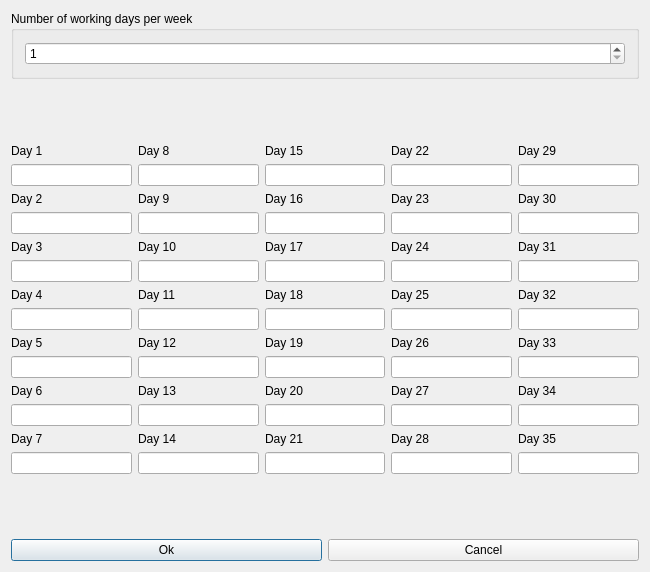
<?xml version="1.0" encoding="UTF-8"?>
<ui version="4.0">
 <class>DaysForm_template</class>
 <widget class="QDialog" name="DaysForm_template">
  <property name="geometry">
   <rect>
    <x>0</x>
    <y>0</y>
    <width>650</width>
    <height>572</height>
   </rect>
  </property>
  <property name="windowTitle">
   <string extracomment="The title of the dialog to set the days of the week">The days of the week</string>
  </property>
  <layout class="QGridLayout" name="gridLayout_2">
   <item row="0" column="0">
    <widget class="QGroupBox" name="numberGroupBox">
     <property name="title">
      <string>Number of working days per week</string>
     </property>
     <layout class="QGridLayout" name="gridLayout">
      <item row="0" column="0">
       <widget class="QSpinBox" name="daysSpinBox">
        <property name="minimum">
         <number>1</number>
        </property>
        <property name="maximum">
         <number>100</number>
        </property>
       </widget>
      </item>
     </layout>
    </widget>
   </item>
   <item row="1" column="0">
    <spacer name="spacer4">
     <property name="orientation">
      <enum>Qt::Vertical</enum>
     </property>
     <property name="sizeType">
      <enum>QSizePolicy::Expanding</enum>
     </property>
     <property name="sizeHint" stdset="0">
      <size>
       <width>20</width>
       <height>31</height>
      </size>
     </property>
    </spacer>
   </item>
   <item row="2" column="0">
    <layout class="QHBoxLayout" name="horizontalLayout">
     <item>
      <layout class="QVBoxLayout">
       <item>
        <widget class="QLabel" name="day1TextLabel">
         <property name="text">
          <string>Day 1</string>
         </property>
         <property name="wordWrap">
          <bool>false</bool>
         </property>
        </widget>
       </item>
       <item>
        <widget class="QLineEdit" name="day1LineEdit"/>
       </item>
       <item>
        <widget class="QLabel" name="day2TextLabel">
         <property name="text">
          <string>Day 2</string>
         </property>
         <property name="wordWrap">
          <bool>false</bool>
         </property>
        </widget>
       </item>
       <item>
        <widget class="QLineEdit" name="day2LineEdit"/>
       </item>
       <item>
        <widget class="QLabel" name="day3TextLabel">
         <property name="text">
          <string>Day 3</string>
         </property>
         <property name="wordWrap">
          <bool>false</bool>
         </property>
        </widget>
       </item>
       <item>
        <widget class="QLineEdit" name="day3LineEdit"/>
       </item>
       <item>
        <widget class="QLabel" name="day4TextLabel">
         <property name="text">
          <string>Day 4</string>
         </property>
         <property name="wordWrap">
          <bool>false</bool>
         </property>
        </widget>
       </item>
       <item>
        <widget class="QLineEdit" name="day4LineEdit"/>
       </item>
       <item>
        <widget class="QLabel" name="day5TextLabel">
         <property name="text">
          <string>Day 5</string>
         </property>
         <property name="wordWrap">
          <bool>false</bool>
         </property>
        </widget>
       </item>
       <item>
        <widget class="QLineEdit" name="day5LineEdit"/>
       </item>
       <item>
        <widget class="QLabel" name="day6TextLabel">
         <property name="text">
          <string>Day 6</string>
         </property>
         <property name="wordWrap">
          <bool>false</bool>
         </property>
        </widget>
       </item>
       <item>
        <widget class="QLineEdit" name="day6LineEdit"/>
       </item>
       <item>
        <widget class="QLabel" name="day7TextLabel">
         <property name="text">
          <string>Day 7</string>
         </property>
         <property name="wordWrap">
          <bool>false</bool>
         </property>
        </widget>
       </item>
       <item>
        <widget class="QLineEdit" name="day7LineEdit"/>
       </item>
      </layout>
     </item>
     <item>
      <layout class="QVBoxLayout">
       <item>
        <widget class="QLabel" name="day8TextLabel">
         <property name="text">
          <string>Day 8</string>
         </property>
         <property name="wordWrap">
          <bool>false</bool>
         </property>
        </widget>
       </item>
       <item>
        <widget class="QLineEdit" name="day8LineEdit"/>
       </item>
       <item>
        <widget class="QLabel" name="day9TextLabel">
         <property name="text">
          <string>Day 9</string>
         </property>
         <property name="wordWrap">
          <bool>false</bool>
         </property>
        </widget>
       </item>
       <item>
        <widget class="QLineEdit" name="day9LineEdit"/>
       </item>
       <item>
        <widget class="QLabel" name="day10TextLabel">
         <property name="text">
          <string>Day 10</string>
         </property>
         <property name="wordWrap">
          <bool>false</bool>
         </property>
        </widget>
       </item>
       <item>
        <widget class="QLineEdit" name="day10LineEdit"/>
       </item>
       <item>
        <widget class="QLabel" name="day11TextLabel">
         <property name="text">
          <string>Day 11</string>
         </property>
         <property name="wordWrap">
          <bool>false</bool>
         </property>
        </widget>
       </item>
       <item>
        <widget class="QLineEdit" name="day11LineEdit"/>
       </item>
       <item>
        <widget class="QLabel" name="day12TextLabel">
         <property name="text">
          <string>Day 12</string>
         </property>
         <property name="wordWrap">
          <bool>false</bool>
         </property>
        </widget>
       </item>
       <item>
        <widget class="QLineEdit" name="day12LineEdit"/>
       </item>
       <item>
        <widget class="QLabel" name="day13TextLabel">
         <property name="text">
          <string>Day 13</string>
         </property>
         <property name="wordWrap">
          <bool>false</bool>
         </property>
        </widget>
       </item>
       <item>
        <widget class="QLineEdit" name="day13LineEdit"/>
       </item>
       <item>
        <widget class="QLabel" name="day14TextLabel">
         <property name="text">
          <string>Day 14</string>
         </property>
         <property name="wordWrap">
          <bool>false</bool>
         </property>
        </widget>
       </item>
       <item>
        <widget class="QLineEdit" name="day14LineEdit"/>
       </item>
      </layout>
     </item>
     <item>
      <layout class="QVBoxLayout">
       <item>
        <widget class="QLabel" name="day15TextLabel">
         <property name="text">
          <string>Day 15</string>
         </property>
         <property name="wordWrap">
          <bool>false</bool>
         </property>
        </widget>
       </item>
       <item>
        <widget class="QLineEdit" name="day15LineEdit"/>
       </item>
       <item>
        <widget class="QLabel" name="day16TextLabel">
         <property name="text">
          <string>Day 16</string>
         </property>
         <property name="wordWrap">
          <bool>false</bool>
         </property>
        </widget>
       </item>
       <item>
        <widget class="QLineEdit" name="day16LineEdit"/>
       </item>
       <item>
        <widget class="QLabel" name="day17TextLabel">
         <property name="text">
          <string>Day 17</string>
         </property>
         <property name="wordWrap">
          <bool>false</bool>
         </property>
        </widget>
       </item>
       <item>
        <widget class="QLineEdit" name="day17LineEdit"/>
       </item>
       <item>
        <widget class="QLabel" name="day18TextLabel">
         <property name="text">
          <string>Day 18</string>
         </property>
         <property name="wordWrap">
          <bool>false</bool>
         </property>
        </widget>
       </item>
       <item>
        <widget class="QLineEdit" name="day18LineEdit"/>
       </item>
       <item>
        <widget class="QLabel" name="day19TextLabel">
         <property name="text">
          <string>Day 19</string>
         </property>
         <property name="wordWrap">
          <bool>false</bool>
         </property>
        </widget>
       </item>
       <item>
        <widget class="QLineEdit" name="day19LineEdit"/>
       </item>
       <item>
        <widget class="QLabel" name="day20TextLabel">
         <property name="text">
          <string>Day 20</string>
         </property>
         <property name="wordWrap">
          <bool>false</bool>
         </property>
        </widget>
       </item>
       <item>
        <widget class="QLineEdit" name="day20LineEdit"/>
       </item>
       <item>
        <widget class="QLabel" name="day21TextLabel">
         <property name="text">
          <string>Day 21</string>
         </property>
         <property name="wordWrap">
          <bool>false</bool>
         </property>
        </widget>
       </item>
       <item>
        <widget class="QLineEdit" name="day21LineEdit"/>
       </item>
      </layout>
     </item>
     <item>
      <layout class="QVBoxLayout">
       <item>
        <widget class="QLabel" name="day22TextLabel">
         <property name="text">
          <string>Day 22</string>
         </property>
         <property name="wordWrap">
          <bool>false</bool>
         </property>
        </widget>
       </item>
       <item>
        <widget class="QLineEdit" name="day22LineEdit"/>
       </item>
       <item>
        <widget class="QLabel" name="day23TextLabel">
         <property name="text">
          <string>Day 23</string>
         </property>
         <property name="wordWrap">
          <bool>false</bool>
         </property>
        </widget>
       </item>
       <item>
        <widget class="QLineEdit" name="day23LineEdit"/>
       </item>
       <item>
        <widget class="QLabel" name="day24TextLabel">
         <property name="text">
          <string>Day 24</string>
         </property>
         <property name="wordWrap">
          <bool>false</bool>
         </property>
        </widget>
       </item>
       <item>
        <widget class="QLineEdit" name="day24LineEdit"/>
       </item>
       <item>
        <widget class="QLabel" name="day25TextLabel">
         <property name="text">
          <string>Day 25</string>
         </property>
         <property name="wordWrap">
          <bool>false</bool>
         </property>
        </widget>
       </item>
       <item>
        <widget class="QLineEdit" name="day25LineEdit"/>
       </item>
       <item>
        <widget class="QLabel" name="day26TextLabel">
         <property name="text">
          <string>Day 26</string>
         </property>
         <property name="wordWrap">
          <bool>false</bool>
         </property>
        </widget>
       </item>
       <item>
        <widget class="QLineEdit" name="day26LineEdit"/>
       </item>
       <item>
        <widget class="QLabel" name="day27TextLabel">
         <property name="text">
          <string>Day 27</string>
         </property>
         <property name="wordWrap">
          <bool>false</bool>
         </property>
        </widget>
       </item>
       <item>
        <widget class="QLineEdit" name="day27LineEdit"/>
       </item>
       <item>
        <widget class="QLabel" name="day28TextLabel">
         <property name="text">
          <string>Day 28</string>
         </property>
         <property name="wordWrap">
          <bool>false</bool>
         </property>
        </widget>
       </item>
       <item>
        <widget class="QLineEdit" name="day28LineEdit"/>
       </item>
      </layout>
     </item>
     <item>
      <layout class="QVBoxLayout" name="_2">
       <item>
        <widget class="QLabel" name="day29TextLabel">
         <property name="text">
          <string>Day 29</string>
         </property>
         <property name="wordWrap">
          <bool>false</bool>
         </property>
        </widget>
       </item>
       <item>
        <widget class="QLineEdit" name="day29LineEdit"/>
       </item>
       <item>
        <widget class="QLabel" name="day30TextLabel">
         <property name="text">
          <string>Day 30</string>
         </property>
         <property name="wordWrap">
          <bool>false</bool>
         </property>
        </widget>
       </item>
       <item>
        <widget class="QLineEdit" name="day30LineEdit"/>
       </item>
       <item>
        <widget class="QLabel" name="day31TextLabel">
         <property name="text">
          <string>Day 31</string>
         </property>
         <property name="wordWrap">
          <bool>false</bool>
         </property>
        </widget>
       </item>
       <item>
        <widget class="QLineEdit" name="day31LineEdit"/>
       </item>
       <item>
        <widget class="QLabel" name="day32TextLabel">
         <property name="text">
          <string>Day 32</string>
         </property>
         <property name="wordWrap">
          <bool>false</bool>
         </property>
        </widget>
       </item>
       <item>
        <widget class="QLineEdit" name="day32LineEdit"/>
       </item>
       <item>
        <widget class="QLabel" name="day33TextLabel">
         <property name="text">
          <string>Day 33</string>
         </property>
         <property name="wordWrap">
          <bool>false</bool>
         </property>
        </widget>
       </item>
       <item>
        <widget class="QLineEdit" name="day33LineEdit"/>
       </item>
       <item>
        <widget class="QLabel" name="day34TextLabel">
         <property name="text">
          <string>Day 34</string>
         </property>
         <property name="wordWrap">
          <bool>false</bool>
         </property>
        </widget>
       </item>
       <item>
        <widget class="QLineEdit" name="day34LineEdit"/>
       </item>
       <item>
        <widget class="QLabel" name="day35TextLabel">
         <property name="text">
          <string>Day 35</string>
         </property>
         <property name="wordWrap">
          <bool>false</bool>
         </property>
        </widget>
       </item>
       <item>
        <widget class="QLineEdit" name="day35LineEdit"/>
       </item>
      </layout>
     </item>
    </layout>
   </item>
   <item row="3" column="0">
    <spacer name="spacer5">
     <property name="orientation">
      <enum>Qt::Vertical</enum>
     </property>
     <property name="sizeType">
      <enum>QSizePolicy::Expanding</enum>
     </property>
     <property name="sizeHint" stdset="0">
      <size>
       <width>20</width>
       <height>41</height>
      </size>
     </property>
    </spacer>
   </item>
   <item row="4" column="0">
    <layout class="QHBoxLayout">
     <item>
      <widget class="QPushButton" name="okPushButton">
       <property name="text">
        <string>Ok</string>
       </property>
      </widget>
     </item>
     <item>
      <widget class="QPushButton" name="cancelPushButton">
       <property name="text">
        <string>Cancel</string>
       </property>
      </widget>
     </item>
    </layout>
   </item>
  </layout>
 </widget>
 <layoutdefault spacing="6" margin="11"/>
 <resources/>
 <connections/>
</ui>
